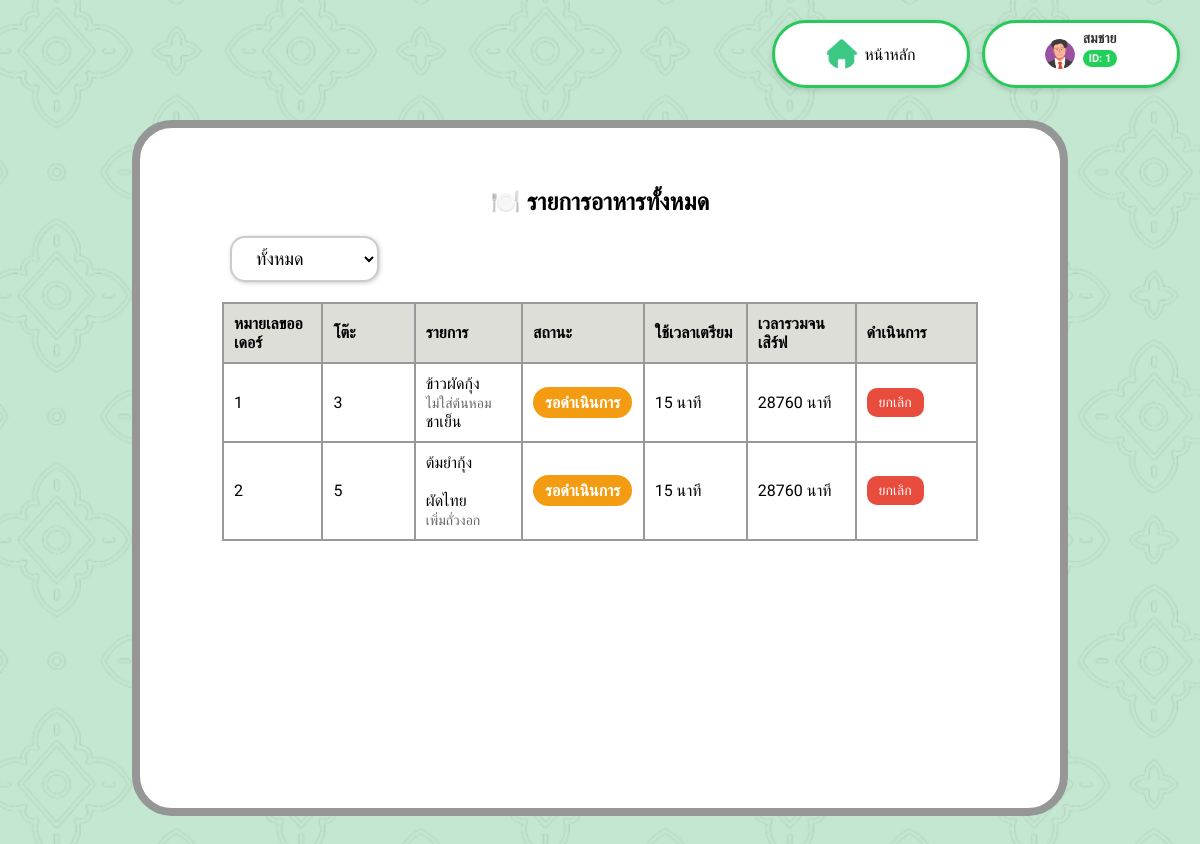
/status_order.php (signed in), run on the app's committed database.
### tables this page shows
CREATE TABLE Employee (
    EmployeeID INT(6) AUTO_INCREMENT PRIMARY KEY,
    FName VARCHAR(50),
    LName VARCHAR(50),
    Password VARCHAR(12),
    Role VARCHAR(50),
    StartDate DATE,
    Phone CHAR(10),
    Email VARCHAR(50)
);

CREATE TABLE Orders (
    OrderID INT(6) AUTO_INCREMENT PRIMARY KEY,
    EmployeeID INT(6),
    TableNo INT(3),
    OrderTime TIMESTAMP,
    Status INT(1),
    FOREIGN KEY (EmployeeID) REFERENCES Employee(EmployeeID),
    FOREIGN KEY (TableNo) REFERENCES TableList(TableNo)
);

### status_order.php (the view, shortened to what this page needs)
<?php
include 'backend/db_connect.php';
$employeeID = $_SESSION['EmployeeID'];
$conn->query("DELETE od FROM OrderDetail od
              JOIN Orders o ON od.OrderID = o.OrderID
              WHERE o.Status = 0 AND o.OrderTime < NOW() - INTERVAL 5 MINUTE");
$conn->query("DELETE FROM Orders
              WHERE Status = 0 AND OrderTime < NOW() - INTERVAL 5 MINUTE");
$stmt = $conn->prepare("SELECT FName, EmployeeID FROM Employee WHERE EmployeeID = ?");
$stmt->bind_param("i", $employeeID);
$stmt->execute();
$result = $stmt->get_result();
$profile = $result->fetch_assoc();
$filter = $_GET['filter'] ?? '';
if ($filter === '' || !in_array($filter, ['0', '2', '3', '4', '5', '6'])) {
    $statusCondition = "o.Status IN (2,3,4,5,0,6)";
} elseif ($filter === '5') {
    $statusCondition = "o.Status >= 5";
} else {
    $statusCondition = "o.Status = $filter";
}
$orderQuery = "SELECT o.OrderID, o.TableNo, o.OrderTime, o.Status,
                      TIMESTAMPDIFF(MINUTE, o.OrderTime, NOW()) AS TotalTime,
                      GROUP_CONCAT(CONCAT(m.Name, '<br><span class=\"sub-item\">', od.Description, '</span>') SEPARATOR '<br>') AS MenuList
               FROM Orders o
               JOIN OrderDetail od ON o.OrderID = od.OrderID
               JOIN Menu m ON od.MenuID = m.MenuID
               WHERE $statusCondition
               GROUP BY o.OrderID
               ORDER BY o.OrderTime DESC";
$orderResult = $conn->query($orderQuery);
?>
<!DOCTYPE html>
<html lang="th">
<head>
  <link rel="stylesheet" href="css/status_order.css">
</head>
<body>
  <div class="top-bar">
    <div class="home-button" onclick="location.href='staff_dashboard.php'">
      <img src="pics/Home_icon.png">
      <p>หน้าหลัก</p>
    </div>
    <div class="profile-box">
      <img src="img/picture/Profile_guy.png" alt="Profile Picture">
      <div class="profile-label">
        <p class="profile-name"><?php echo htmlspecialchars($profile['FName']); ?></p>
        <p class="profile-id">ID: <?php echo htmlspecialchars($profile['EmployeeID']); ?></p>
      </div>
    </div>
  </div>
  <div class="container">
    <h2>🍽️ รายการอาหารทั้งหมด</h2>
    <div class="info">
      <form method="GET" action="">
        <select name="filter" id="filter" onchange="this.form.submit()">
          <option value="">ทั้งหมด</option>
        </select>
      </form>
    </div>
    <div class="table-wrapper">
      <table>
        <thead>
          <tr>
            <th>หมายเลขออเดอร์</th>
            <th>โต๊ะ</th>
            <th>รายการ</th>
            <th>สถานะ</th>
            <th>ใช้เวลาเตรียม</th>
            <th>เวลารวมจนเสิร์ฟ</th>
            <th>ดำเนินการ</th>
          </tr>
        </thead>
        <tbody>
          <?php while ($row = $orderResult->fetch_assoc()):
            $status = (int)$row['Status'];
            $statusText = match ($status) {
              2 => 'รอดำเนินการ',
              3 => 'กำลังทำ',
              4 => 'รอเสิร์ฟ',
              5 => 'เสิร์ฟแล้ว',
              0 => 'ยกเลิกแล้ว',
              6 => 'จ่ายเงินแล้ว',
              default => 'ไม่ทราบ'
            };
            $statusClass = match ($status) {
              2 => 'waiting',
              3 => 'cooking',
              4 => 'serving',
              5 => 'done',
              6 => 'paid',
              0 => 'canceled',
              default => ''
            };
            $timeToCook = 15;
            $totalTime = $row['TotalTime'] ?? '-';
          ?>
          <tr>
            <td><?php echo htmlspecialchars($row['OrderID']); ?></td>
            <td><?php echo htmlspecialchars($row['TableNo']); ?></td>
            <td><?php echo $row['MenuList']; ?></td>
            <td><span class="status <?php echo $statusClass; ?>"><?php echo $statusText; ?></span></td>
            <td><?php echo $timeToCook; ?> นาที</td>
            <td><?php echo $totalTime; ?> นาที</td>
            <td>
              <?php if ($status === 0): ?>
                <button class="action cancel" style="background-color: #ccc;" disabled>ยกเลิก</button>
              <?php elseif ($status < 5): ?>
                <form action="backend/update_order.php" method="POST" onsubmit="return confirm('คุณแน่ใจว่าต้องการยกเลิกออเดอร์นี้?')">
                  <button type="submit" name="action" value="cancel" class="action cancel">ยกเลิก</button>
                </form>
              <?php elseif ($status == 5): ?>
                <button class="action served" disabled>เสิร์ฟแล้ว</button>
              <?php endif; ?>
            </td>
          </tr>
          <?php endwhile; ?>
        </tbody>
      </table>
    </div>
  </div>
</body>
</html>

### css/status_order.css (style rules this page uses)
body { font-family: 'Sarabun', sans-serif; background: url('../pics/background.png'); background-size: cover; margin: 0; padding: 0; }
.top-bar { position: absolute; top: 20px; right: 20px; display: flex; gap: 12px; align-items: center; z-index: 1000; }
.home-button, .profile-box { display: flex; align-items: center; background-color: white; border: 3px solid #28c95b; border-radius: 40px; padding: 6px 16px; height: 50px; min-width: 160px; justify-content: center; box-shadow: 0px 2px 6px rgba(0, 0, 0, 0.15); }
.home-button img, .profile-box img { width: 30px; height: 30px; object-fit: cover; border-radius: 50%; margin-right: 8px; }
.profile-label { display: flex; flex-direction: column; justify-content: center; line-height: 1.2; }
.profile-name { font-size: 14px; font-weight: bold; color: #333; margin: 0; padding: 0; }
.profile-id { font-size: 11px; background-color: #20d058; color: white; padding: 2px 6px; border-radius: 15px; font-weight: bold; margin-top: 3px; display: inline-block; width: fit-content; }
.container { background-color: white; width: 70%; height: 600px; margin: 120px auto; padding: 40px; border-radius: 40px; border: 8px solid #969696; }
h2 { text-align: center; margin-bottom: 20px; }
.info { margin-left: 50px; margin-bottom: 20px; font-size: 16px; }
table { width: 90%; margin: 0 auto; border-collapse: collapse; background-color: white; }
th { background-color: #DCDED7; font-weight: bold; text-align: left; border: 2px solid #999; padding: 10px; width: 200px; }
td { border: 2px solid #999; padding: 10px; text-align: left; min-height: 75px; }
.info select { padding: 10px 20px; font-size: 18px; border-radius: 15px; border: 2px solid #ccc; background-color: white; box-shadow: 1px 1px 4px rgba(0, 0, 0, 0.2); }
.sub-item { font-size: 14px; color: #666; }
.status { font-weight: bold; padding: 6px 12px; border-radius: 20px; color: white; display: inline-block; }
.status.waiting { background-color: #f39c12; }
.table-wrapper { max-height: 500px; overflow-y: auto; margin-top: 20px; }
.action { padding: 6px 12px; border: none; border-radius: 10px; margin-right: 5px; font-size: 14px; cursor: pointer; color: white; }
.action.cancel { background-color: #e74c3c; }

### data on the page
employee: FName "สมชาย", EmployeeID "1"
orders: OrderID "1", TableNo "3", MenuList "ข้าวผัดกุ้ง ไม่ใส่ต้นหอม ชาเย็น", Status "รอดำเนินการ", timeToCook "15", totalTime "28760"
orders: OrderID "2", TableNo "5", MenuList "ต้มยำกุ้ง ผัดไทย เพิ่มถั่วงอก", Status "รอดำเนินการ", timeToCook "15", totalTime "28760"
